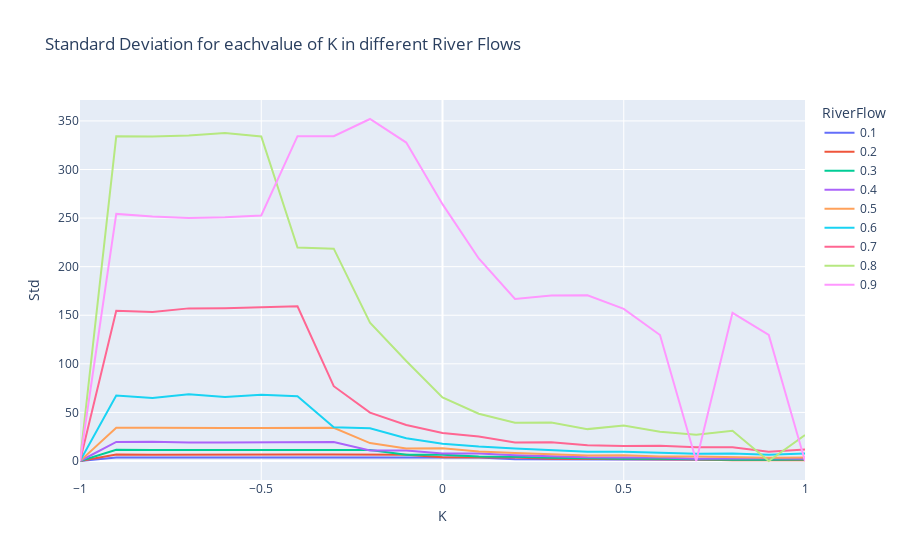

Notebook code for this chart:
### Code cell
fig = px.line(RSPI_std_costs, x='K', y='Std', color='RiverFlow', title='Standard Deviation for each' + \
                                                                     'value of K in different River Flows')
fig.show()

fig = px.line(RSPI_average_costs, x='K', y='Mean', color='RiverFlow', title='Mean for each' + \
                                                                     'value of K in different River Flows')
fig.show()

### Figure 1 — Plotly figure (JSON) as saved in the notebook; plotly's stock layout.template omitted (floating-point values rounded to 4 significant figures)
{"data": [{"hovertemplate": "RiverFlow=0.1<br>K=%{x}<br>Std=%{y}<extra></extra>", "legendgroup": "0.1", "line": {"color": "#636efa", "dash": "solid"}, "mode": "lines", "name": "0.1", "orientation": "v", "showlegend": true, "type": "scatter", "x": [-1, -0.9, -0.8, -0.7, -0.6, -0.5, -0.4, -0.3, -0.2, -0.1, 0, 0.1, 0.2, 0.3, 0.4, 0.5, 0.6, 0.7, 0.8, 0.9, 1], "xaxis": "x", "y": [0, 3.528, 3.631, 3.652, 3.613, 3.633, 3.57, 3.449, 3.523, 3.537, 3.559, 3.556, 1.726, 1.644, 1.63, 1.664, 1.613, 0.8781, 0.8302, 0.9913, 1.066], "yaxis": "y"}, {"hovertemplate": "RiverFlow=0.2<br>K=%{x}<br>Std=%{y}<extra></extra>", "legendgroup": "0.2", "line": {"color": "#EF553B", "dash": "solid"}, "mode": "lines", "name": "0.2", "orientation": "v", "showlegend": true, "type": "scatter", "x": [-1, -0.9, -0.8, -0.7, -0.6, -0.5, -0.4, -0.3, -0.2, -0.1, 0, 0.1, 0.2, 0.3, 0.4, 0.5, 0.6, 0.7, 0.8, 0.9, 1], "xaxis": "x", "y": [0, 6.603, 6.483, 6.682, 6.531, 6.7, 6.749, 6.614, 6.605, 6.352, 3.768, 3.764, 3.475, 2.345, 2.308, 2.304, 1.527, 1.512, 0.8388, 0.9021, 0.8547], "yaxis": "y"}, {"hovertemplate": "RiverFlow=0.3<br>K=%{x}<br>Std=%{y}<extra></extra>", "legendgroup": "0.3", "line": {"color": "#00cc96", "dash": "solid"}, "mode": "lines", "name": "0.3", "orientation": "v", "showlegend": true, "type": "scatter", "x": [-1, -0.9, -0.8, -0.7, -0.6, -0.5, -0.4, -0.3, -0.2, -0.1, 0, 0.1, 0.2, 0.3, 0.4, 0.5, 0.6, 0.7, 0.8, 0.9, 1], "xaxis": "x", "y": [0, 11.64, 11.26, 11.38, 11.28, 11.42, 11.29, 11.36, 11.24, 6.47, 6.328, 4.519, 4.449, 3.278, 2.466, 2.353, 2.414, 1.564, 1.226, 1.267, 1.581], "yaxis": "y"}, {"hovertemplate": "RiverFlow=0.4<br>K=%{x}<br>Std=%{y}<extra></extra>", "legendgroup": "0.4", "line": {"color": "#ab63fa", "dash": "solid"}, "mode": "lines", "name": "0.4", "orientation": "v", "showlegend": true, "type": "scatter", "x": [-1, -0.9, -0.8, -0.7, -0.6, -0.5, -0.4, -0.3, -0.2, -0.1, 0, 0.1, 0.2, 0.3, 0.4, 0.5, 0.6, 0.7, 0.8, 0.9, 1], "xaxis": "x", "y": [0, 19.65, 19.84, 19.04, 19.08, 19.46, 19.14, 19.55, 10.71, 10.74, 7.8, 7.617, 5.951, 4.67, 3.799, 3.634, 3.563, 2.268, 2.873, 2.773, 2.273], "yaxis": "y"}, {"hovertemplate": "RiverFlow=0.5<br>K=%{x}<br>Std=%{y}<extra></extra>", "legendgroup": "0.5", "line": {"color": "#FFA15A", "dash": "solid"}, "mode": "lines", "name": "0.5", "orientation": "v", "showlegend": true, "type": "scatter", "x": [-1, -0.9, -0.8, -0.7, -0.6, -0.5, -0.4, -0.3, -0.2, -0.1, 0, 0.1, 0.2, 0.3, 0.4, 0.5, 0.6, 0.7, 0.8, 0.9, 1], "xaxis": "x", "y": [0, 34.31, 34.17, 33.72, 33.86, 34.05, 33.96, 34.22, 18.45, 12.93, 13.01, 9.753, 8.157, 6.93, 5.668, 5.975, 4.561, 4.74, 3.981, 3.377, 3.502], "yaxis": "y"}, {"hovertemplate": "RiverFlow=0.6<br>K=%{x}<br>Std=%{y}<extra></extra>", "legendgroup": "0.6", "line": {"color": "#19d3f3", "dash": "solid"}, "mode": "lines", "name": "0.6", "orientation": "v", "showlegend": true, "type": "scatter", "x": [-1, -0.9, -0.8, -0.7, -0.6, -0.5, -0.4, -0.3, -0.2, -0.1, 0, 0.1, 0.2, 0.3, 0.4, 0.5, 0.6, 0.7, 0.8, 0.9, 1], "xaxis": "x", "y": [0, 67.41, 64.93, 68.59, 65.84, 68.12, 66.55, 34.69, 33.71, 23.48, 17.86, 14.88, 12.8, 11.23, 9.488, 9.611, 8.648, 7.576, 7.657, 6.376, 7.7], "yaxis": "y"}, {"hovertemplate": "RiverFlow=0.7<br>K=%{x}<br>Std=%{y}<extra></extra>", "legendgroup": "0.7", "line": {"color": "#FF6692", "dash": "solid"}, "mode": "lines", "name": "0.7", "orientation": "v", "showlegend": true, "type": "scatter", "x": [-1, -0.9, -0.8, -0.7, -0.6, -0.5, -0.4, -0.3, -0.2, -0.1, 0, 0.1, 0.2, 0.3, 0.4, 0.5, 0.6, 0.7, 0.8, 0.9, 1], "xaxis": "x", "y": [0, 154.7, 153.3, 157.1, 157.3, 158.0, 159.2, 76.99, 49.73, 37.06, 28.91, 25.25, 18.96, 19.31, 16.22, 15.54, 15.68, 14.05, 14.14, 9.519, 11.92], "yaxis": "y"}, {"hovertemplate": "RiverFlow=0.8<br>K=%{x}<br>Std=%{y}<extra></extra>", "legendgroup": "0.8", "line": {"color": "#B6E880", "dash": "solid"}, "mode": "lines", "name": "0.8", "orientation": "v", "showlegend": true, "type": "scatter", "x": [-1, -0.9, -0.8, -0.7, -0.6, -0.5, -0.4, -0.3, -0.2, -0.1, 0, 0.1, 0.2, 0.3, 0.4, 0.5, 0.6, 0.7, 0.8, 0.9, 1], "xaxis": "x", "y": [0, 334.1, 334.0, 335.0, 337.7, 334.0, 219.8, 218.5, 142.3, 102.9, 65.52, 48.65, 39.28, 39.61, 32.81, 36.52, 30.06, 26.96, 31.2, 0, 26.77], "yaxis": "y"}, {"hovertemplate": "RiverFlow=0.9<br>K=%{x}<br>Std=%{y}<extra></extra>", "legendgroup": "0.9", "line": {"color": "#FF97FF", "dash": "solid"}, "mode": "lines", "name": "0.9", "orientation": "v", "showlegend": true, "type": "scatter", "x": [-1, -0.9, -0.8, -0.7, -0.6, -0.5, -0.4, -0.3, -0.2, -0.1, 0, 0.1, 0.2, 0.3, 0.4, 0.5, 0.6, 0.7, 0.8, 0.9, 1], "xaxis": "x", "y": [0, 254.3, 251.7, 250.1, 250.9, 252.7, 334.3, 334.3, 352.0, 327.7, 264.4, 208.4, 166.8, 170.4, 170.5, 156.6, 129.7, 0, 152.5, 129.8, 0], "yaxis": "y"}], "layout": {"legend": {"title": {"text": "RiverFlow"}, "tracegroupgap": 0}, "title": {"text": "Standard Deviation for eachvalue of K in different River Flows"}, "xaxis": {"anchor": "y", "domain": [0, 1], "title": {"text": "K"}}, "yaxis": {"anchor": "x", "domain": [0, 1], "title": {"text": "Std"}}}}
